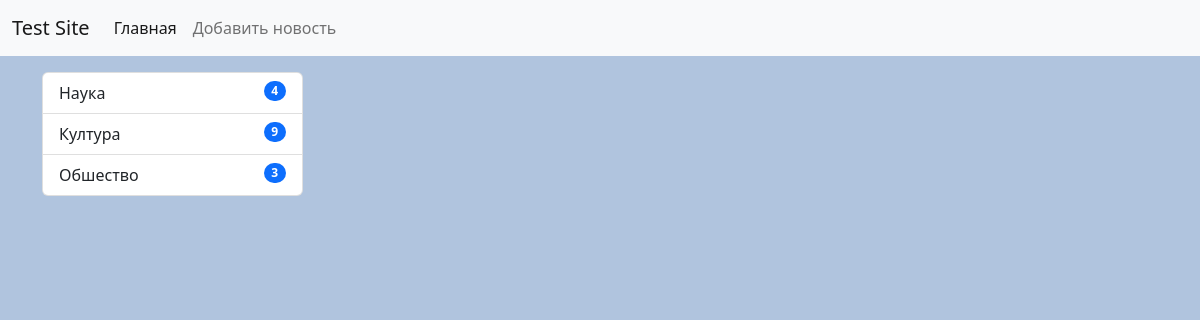
/category/4/, run on an earlier commit of the app's database.
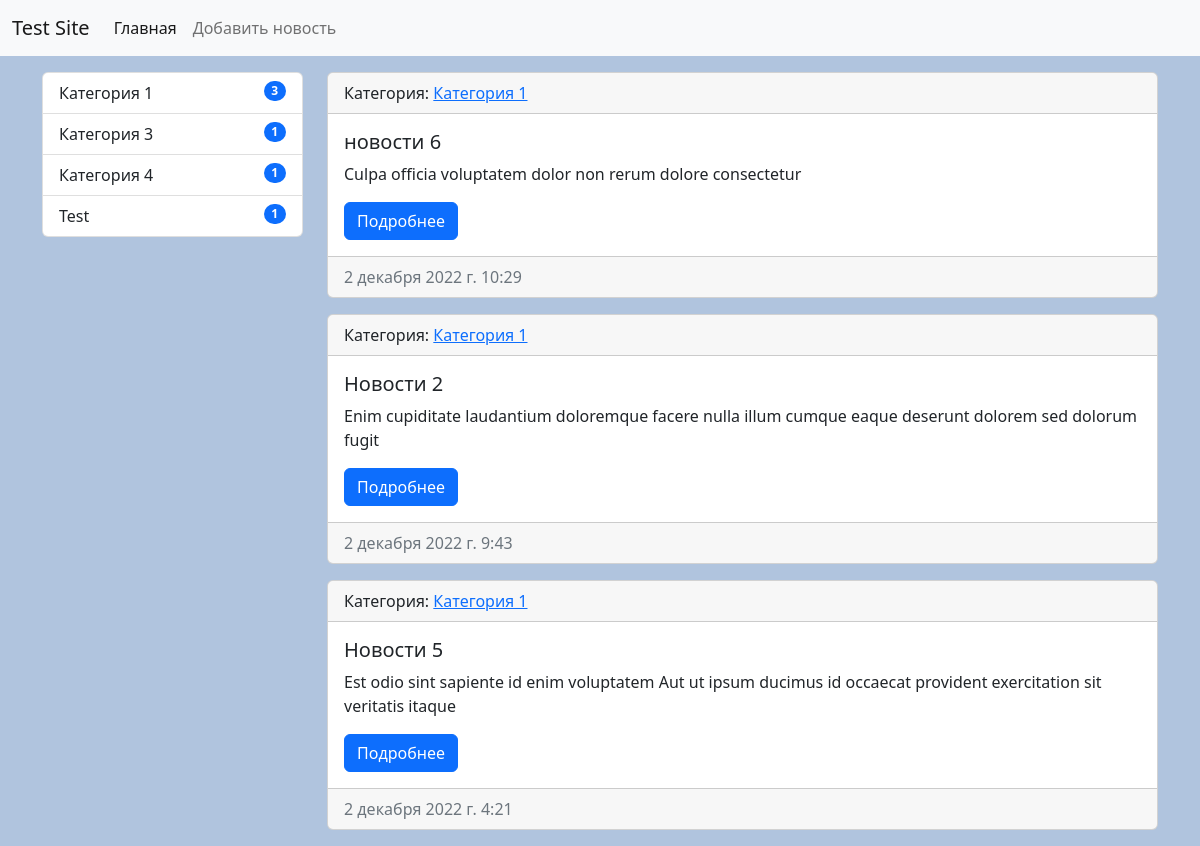
And on a later commit of the database.
### news/models.py (models this page shows, shortened)
class Category(models.Model):
    title = models.CharField(max_length=150, db_index=True, verbose_name='Наимонавание')
    class Meta:
        verbose_name = 'Категория'
        verbose_name_plural = 'Категории'
        ordering = ['title']

class News(models.Model):
    title = models.CharField(max_length=150, verbose_name='Наимонавание')
    content = models.TextField(blank=True, verbose_name='Контент')
    created_at = models.DateTimeField(auto_now=True, verbose_name='Дата создание')
    updated_at = models.DateTimeField(auto_now_add=True, verbose_name='Дата обновление')
    photo = models.ImageField(upload_to='photos/%Y/%m/%d/', verbose_name='Фото', blank=True)
    is_published = models.BooleanField(default=True, verbose_name='Опубликованно')
    category = models.ForeignKey('Category', on_delete=models.PROTECT, verbose_name='Категории')
    views = models.IntegerField(default=0, verbose_name='Количество просмотров')
    class Meta:
        verbose_name = 'Новость'
        verbose_name_plural = 'Новости'
        ordering = ['-created_at']

### news/views.py (the view)
# urls.py: path('category/<int:category_id>/', NewsBycategory.as_view(), name='category_show'),
class NewsBycategory(ListView):
    model = News
    template_name=  'news/index.html'
    context_object_name = 'news'
    def get_context_data(self, **kwargs):
        context = super().get_context_data(**kwargs)
        return context
    def get_queryset(self):
        return News.objects.filter(is_published=True, category_id=self.kwargs['category_id'])

### news/templatetags/news_tags.py (called while the page is built)
@register.simple_tag()
def get_categories():
    return Category.objects.annotate(cnt=Count('news')).filter(cnt__gt=0)

### news/templates/news/index.html
{% extends 'base.html' %} {% block sidebar %} {% include 'inc/_sidebar.html' %}
{% endblock %} {% block content %} {% for item in news %}
<div class="card mb-3">
  <div class="card-header">
    Категория:
    <a href="{%  url 'category_show' item.category.id %}"
      >{{ item.category.title }}</a
    >
  </div>
  <div class="card-body d-flex">
    <div>
      <h5 class="card-title">{{ item.title }}</h5>
      <p class="card-text">{{ item.content }}</p>
      <a href="{%  url 'post_show' item.id %}" class="btn btn-primary"
        >Подробнее</a
      >
    </div>
  </div>
  <div class="card-footer text-muted">{{ item.created_at }}</div>
</div>
{% endfor %} {% endblock %}

### templates/inc/_sidebar.html
{% load news_tags %}
<div class="list-group">
  {% get_categories as categories %} {% for item in categories %}
  <a
    href="{%  url 'category_show' item.id %}"
    class="list-group-item list-group-item-action {% if category.id == item.id %} active {% endif %}"
    >{{ item.title }} <span class="badge bg-primary rounded-pill float-end">{{ item.cnt }}</span>
  </a>
  {% endfor %}
</div>

What changed in the data, as far as the page shows it:
removed Category: title "Наука", cnt "4"
removed Category: title "Култура", cnt "9"
removed Category: title "Обшество", cnt "3"
added Category: title "Категория 1", cnt "3"
added Category: title "Категория 3", cnt "1"
added Category: title "Категория 4", cnt "1"
added Category: title "Test", cnt "1"
added News: category "Категория 1", title "новости 6", content "Culpa officia voluptatem dolor non rerum dolore consectetur", created_at "2 декабря 2022 г. 10:29"
added News: category "Категория 1", title "Новости 2", content "Enim cupiditate laudantium doloremque facere nulla illum cumque eaque deserunt dolorem sed dolorum fugit", created_at "2 декабря 2022 г. 9:43"
added News: category "Категория 1", title "Новости 5", content "Est odio sint sapiente id enim voluptatem Aut ut ipsum ducimus id occaecat provident exercitation sit veritatis itaque", created_at "2 декабря 2022 г. 4:21"
